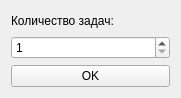
<?xml version="1.0" encoding="UTF-8"?>
<ui version="4.0">
 <class>Form</class>
 <widget class="QWidget" name="Form">
  <property name="geometry">
   <rect>
    <x>0</x>
    <y>0</y>
    <width>181</width>
    <height>98</height>
   </rect>
  </property>
  <property name="sizePolicy">
   <sizepolicy hsizetype="Fixed" vsizetype="Fixed">
    <horstretch>0</horstretch>
    <verstretch>0</verstretch>
   </sizepolicy>
  </property>
  <property name="windowTitle">
   <string>Form</string>
  </property>
  <layout class="QHBoxLayout" name="horizontalLayout">
   <item>
    <layout class="QVBoxLayout" name="verticalLayout">
     <item>
      <widget class="QLabel" name="label">
       <property name="text">
        <string>Количество задач:</string>
       </property>
      </widget>
     </item>
     <item>
      <widget class="QSpinBox" name="taskNumEdit">
       <property name="minimum">
        <number>1</number>
       </property>
      </widget>
     </item>
     <item>
      <widget class="QPushButton" name="okBtn">
       <property name="text">
        <string>OK</string>
       </property>
      </widget>
     </item>
    </layout>
   </item>
  </layout>
 </widget>
 <resources/>
 <connections/>
</ui>
